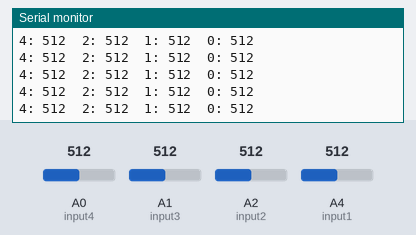
Recording of a sketch running on a simulated Arduino Uno, built with avr-gcc and run on an emulated ATmega328P. Parts: the last lines printed to the serial monitor. Inputs (shaded band) come from the test bench; at power-on: A2 (input2) = 512, A4 (input1) = 512, A0 (input4) = 512, A1 (input3) = 512.

Above: at 7.2 s.
7.3 s: A2 (input2) set to 105
At 7.9 s:
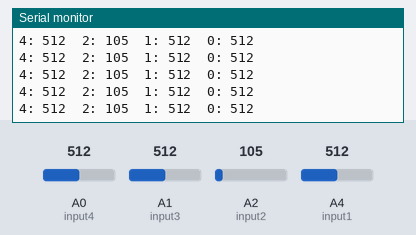
10.3 s: A2 (input2) set to 93
At 11.4 s:
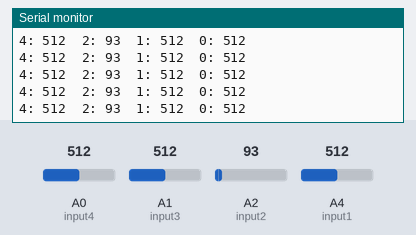
13.3 s: A4 (input1) set to 108
At 13.8 s:
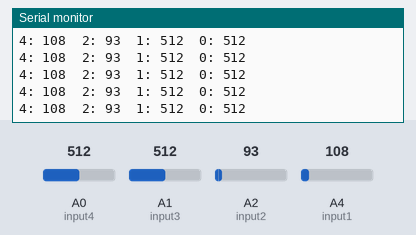
14.8 s: A4 (input1) set to 88
At 15.7 s:
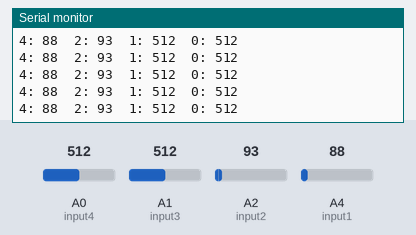
Timing chart, 0 to 17.8 s (numbered marks = the images above; inputs shaded):
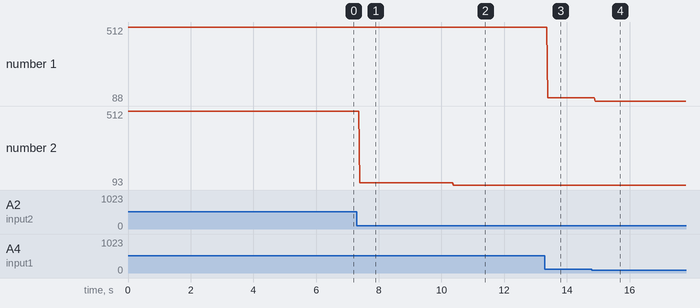

The sketch:

Sense__david21n_.ino
```cpp
// Sense Sketch
// by david21n

// Simple sketch to read potentiometer values
// Run sketch and open serial monitor and record
// the values of the potentiometer at 0 and 180 degrees

// analog pins to read the potentiometers values
int input1 = 4;
int input2 = 2;
int input3 = 1;
int input4 = 0;

int val1;
int val2;
int val3;
int val4;

void setup()
{
  // initialize serial
  Serial.begin(9600);
}

void loop()
{
  // raed values
  val1 = analogRead(input1);
  val2 = analogRead(input2);
  val3 = analogRead(input3);
  val4 = analogRead(input4);

  // Print each input
  Serial.print(input1);
  Serial.print(": ");
  Serial.print(val1);

  Serial.print("  ");
  Serial.print(input2);
  Serial.print(": ");
  Serial.print(val2);

  Serial.print("  ");
  Serial.print(input3);
  Serial.print(": ");
  Serial.print(val3);

  Serial.print("  ");
  Serial.print(input4);
  Serial.print(": ");
  Serial.print(val4);

  Serial.println();
}
```

Measured:
- after the input at 7.3 s, the serial monitor: prints a new line after 0.09 s (image 1)
- after the input at 10.3 s, the serial monitor: prints a new line after 0.08 s (image 2)
- after the input at 13.3 s, the serial monitor: prints a new line after 0.08 s (image 3)
- after the input at 14.8 s, the serial monitor: prints a new line after 0.10 s (image 4)
- plotted number 1: 512 → 108 after the input at 13.3 s, 108 → 88 after the input at 14.8 s
- plotted number 2: 512 → 105 after the input at 7.3 s, 105 → 93 after the input at 10.3 s
